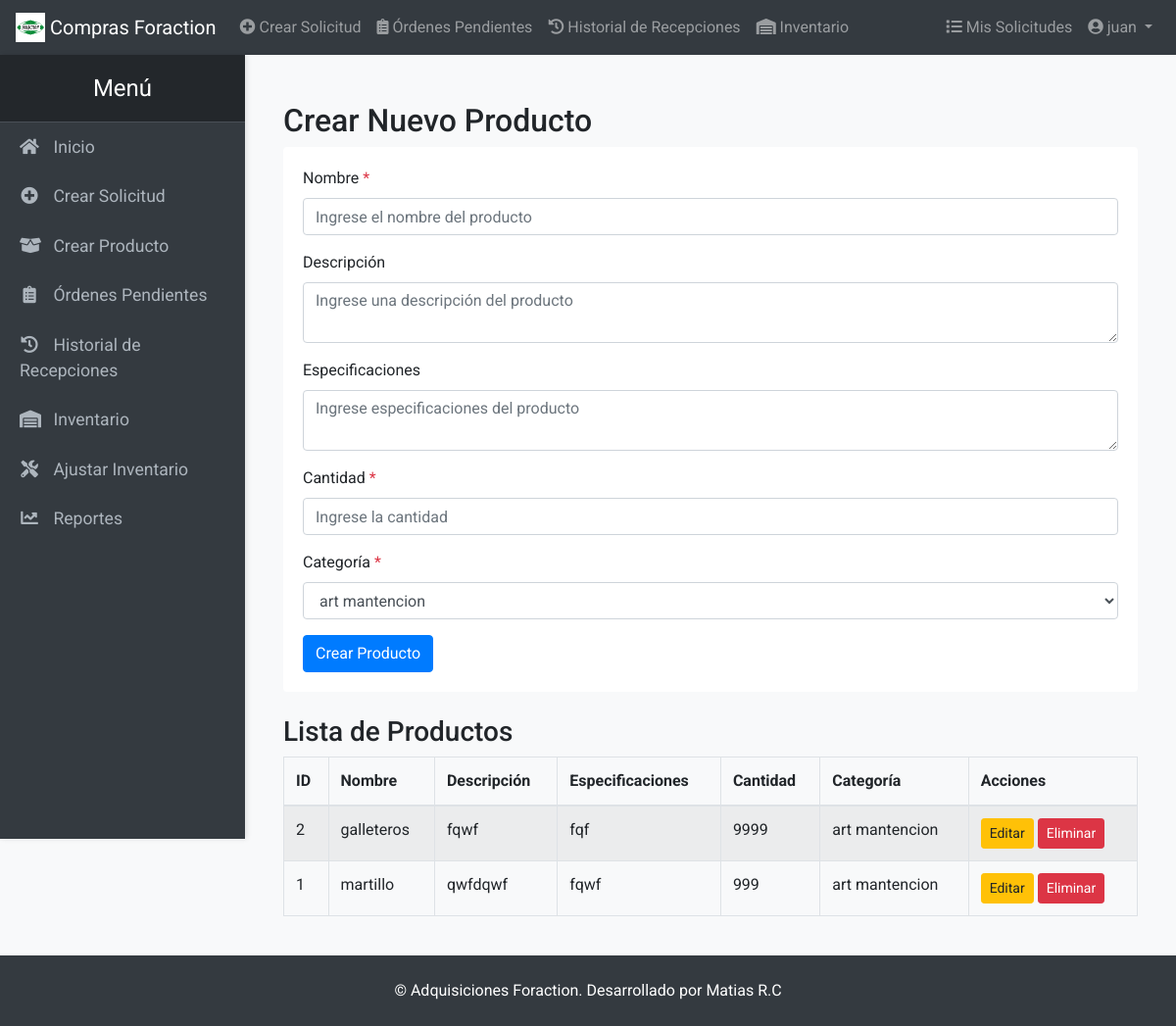
/crear_producto (signed in), run on the app's committed database.
### models.py (models this page shows, shortened)
class Usuario(db.Model, UserMixin):
    __tablename__ = 'usuarios'
    id = db.Column(db.Integer, primary_key=True)
    nombre_usuario = db.Column(db.String(150), unique=True, nullable=False)
    correo = db.Column(db.String(150), unique=True, nullable=False)
    contraseña_hash = db.Column(db.String(128), nullable=False)
    rol = db.Column(db.String(50), nullable=False)  # Roles: usuario, revisor, supervisor, admin, bodeguero
    proveedores = db.relationship('Proveedor', back_populates='creador', cascade='all, delete-orphan')
    solicitudes = db.relationship('Solicitud', back_populates='solicitante', cascade='all, delete-orphan')
    aprobaciones = db.relationship('Aprobacion', back_populates='revisador', cascade='all, delete-orphan')
    ordenes_compra_recibidas = db.relationship('OrdenCompra', back_populates='usuario_recepcion', foreign_keys='OrdenCompra.recibido_por')
    recepciones = db.relationship('Recepcion', back_populates='usuario', lazy=True)  # Relación con Recepcion

class Producto(db.Model):
    __tablename__ = 'productos'
    id = db.Column(db.Integer, primary_key=True)
    nombre = db.Column(db.String(150), nullable=False, unique=True, index=True)
    descripcion = db.Column(db.Text, nullable=True)
    especificaciones = db.Column(db.Text, nullable=True)
    cantidad = db.Column(db.Integer, nullable=False, default=1)
    categoria_id = db.Column(db.Integer, db.ForeignKey('categorias.id'), nullable=False)
    inventario = db.relationship('Inventario', backref='producto', uselist=False)
    categoria = db.relationship('Categoria', back_populates='productos')
    productos_solicitudes = db.relationship('ProductoSolicitud', back_populates='producto', cascade='all, delete-orphan')
    productos_proveedores = db.relationship('ProductoProveedor', back_populates='producto', cascade='all, delete-orphan')

class Categoria(db.Model):
    __tablename__ = 'categorias'
    id = db.Column(db.Integer, primary_key=True)
    nombre = db.Column(db.String(150), nullable=False, unique=True)
    descripcion = db.Column(db.Text, nullable=True)
    productos = db.relationship('Producto', back_populates='categoria', cascade='all, delete-orphan')

### routes.py (the view, shortened to what this page needs)
@main.route('/crear_producto', methods=['GET', 'POST'])
@login_required
@roles_required('solicitante', 'revisor', 'admin','bodeguero')  # Permite creación para estos roles
def crear_producto():
    form = ProductoForm()
    eliminar_form = DeleteForm()  # Instanciar DeleteForm
    categorias = Categoria.query.order_by(Categoria.nombre).all()
    form.categoria.choices = [(c.id, c.nombre) for c in categorias]
    productos = Producto.query.order_by(Producto.id.desc()).all()
    return render_template('crear_producto.html', form=form, productos=productos, eliminar_form=eliminar_form)

### forms.py (shortened to what this page needs)
class ProductoForm(FlaskForm):
    nombre = StringField('Nombre', validators=[DataRequired(), Length(max=150)])
    descripcion = TextAreaField('Descripción', validators=[Length(max=500)])
    especificaciones = TextAreaField('Especificaciones', validators=[Length(max=1000)])
    cantidad = IntegerField('Cantidad', validators=[DataRequired(), NumberRange(min=1)])
    submit = SubmitField('Crear Producto')
    categoria = SelectField('Categoría', validators=[DataRequired()], coerce=int)

class DeleteForm(FlaskForm):
    id = HiddenField('ID', validators=[DataRequired()])
    submit = SubmitField('Eliminar')

### routes.py (called while the page is built)
@main.app_context_processor
def add_calculation_functions():
    def calcular_precio_total(solicitud, proveedor):
        total = sum(
            pp.precio_ofrecido * pp.cantidad
            for pp in solicitud.productos_proveedores
            if pp.proveedor_id == proveedor.id and pp.precio_ofrecido is not None
        )
        return total
    def calcular_tiempo_entrega(solicitud, proveedor):
        tiempos = [
            pp.tiempo_estimado_envio
            for pp in solicitud.productos_proveedores
            if pp.proveedor_id == proveedor.id and pp.tiempo_estimado_envio is not None
        ]
        return max(tiempos) if tiempos else None
    return dict(
        calcular_precio_total=calcular_precio_total,
        calcular_tiempo_entrega=calcular_tiempo_entrega
    )

### templates/crear_producto.html (shortened to what this page needs)
{% extends 'base.html' %}
{% block content %}
<div class="container mt-4">
    <h2>Crear Nuevo Producto</h2>
    <div class="card mb-4">
        <div class="card-body">
            <form method="POST" action="{{ url_for('main.crear_producto') }}">
                <div class="form-group">
                    {{ form.nombre.label(class="form-label") }}
                    <span class="text-danger">*</span>
                    {{ form.nombre(class="form-control", placeholder="Ingrese el nombre del producto") }}
                </div>
                <div class="form-group">
                    {{ form.descripcion.label(class="form-label") }}
                    {{ form.descripcion(class="form-control", placeholder="Ingrese una descripción del producto") }}
                </div>
                <div class="form-group">
                    {{ form.especificaciones.label(class="form-label") }}
                    {{ form.especificaciones(class="form-control", placeholder="Ingrese especificaciones del producto") }}
                </div>
                <div class="form-group">
                    {{ form.cantidad.label(class="form-label") }}
                    <span class="text-danger">*</span>
                    {{ form.cantidad(class="form-control", min="1", placeholder="Ingrese la cantidad") }}
                </div>
                <div class="form-group">
                    {{ form.categoria.label(class="form-label") }}
                    <span class="text-danger">*</span>
                    {{ form.categoria(class="form-control") }}
                </div>
                <button type="submit" class="btn btn-primary">{{ form.submit.label.text }}</button>
            </form>
        </div>
    </div>
    <h3>Lista de Productos</h3>
    <table id="productosTable" class="table table-striped table-bordered">
        <thead>
            <tr>
                <th>ID</th>
                <th>Nombre</th>
                <th>Descripción</th>
                <th>Especificaciones</th>
                <th>Cantidad</th>
                <th>Categoría</th>
                <th>Acciones</th>
            </tr>
        </thead>
        <tbody>
            {% for producto in productos %}
                <tr>
                    <td>{{ producto.id }}</td>
                    <td>{{ producto.nombre }}</td>
                    <td>{{ producto.descripcion }}</td>
                    <td>{{ producto.especificaciones }}</td>
                    <td>{{ producto.cantidad }}</td>
                    <td>{{ producto.categoria.nombre }}</td>
                    <td>
                        <a href="{{ url_for('main.editar_producto', producto_id=producto.id) }}" class="btn btn-warning btn-sm">Editar</a>
                        <form method="POST" action="{{ url_for('main.eliminar_producto', producto_id=producto.id) }}" style="display:inline;">
                            <button type="submit" class="btn btn-danger btn-sm" onclick="return confirm('¿Estás seguro de eliminar este producto?');">Eliminar</button>
                        </form>
                    </td>
                </tr>
            {% endfor %}
        </tbody>
    </table>
</div>
<link rel="stylesheet" href="https://cdn.datatables.net/1.13.4/css/jquery.dataTables.min.css">
<link rel="stylesheet" href="https://cdn.datatables.net/1.13.4/css/dataTables.bootstrap4.min.css">
{% endblock %}

### templates/base.html (shortened to what this page needs)
<!DOCTYPE html>
<html lang="es">
<head>
    <link href="https://stackpath.bootstrapcdn.com/bootstrap/4.5.2/css/bootstrap.min.css" rel="stylesheet">
    <link href="https://cdnjs.cloudflare.com/ajax/libs/font-awesome/5.15.3/css/all.min.css" rel="stylesheet">
    <link href="{{ url_for('static', filename='css/custom.css') }}" rel="stylesheet">
</head>
<body>
    <div class="d-flex flex-column min-vh-100">
        <nav class="navbar navbar-expand-lg navbar-dark bg-dark">
            <a class="navbar-brand" href="{{ url_for('main.index') }}">
                <img src="{{ url_for('static', filename='logo.png') }}" width="30" height="30" class="d-inline-block align-top" alt="Logo" loading="lazy">
                Compras Foraction
            </a>
            <div class="collapse navbar-collapse" id="navbarNav">
                <ul class="navbar-nav mr-auto">
                    {% if current_user.is_authenticated %}
                        <li class="nav-item">
                            <a class="nav-link" href="{{ url_for('main.crear_solicitud') }}">
                                <i class="fas fa-plus-circle"></i> Crear Solicitud
                            </a>
                        </li>
                        {% if current_user.rol == 'bodeguero' %}
                            <li class="nav-item">
                                <a class="nav-link" href="{{ url_for('main.ordenes_pendientes') }}">
                                    <i class="fas fa-clipboard-list"></i> Órdenes Pendientes
                                </a>
                            </li>
                            <li class="nav-item">
                                <a class="nav-link" href="{{ url_for('main.historial_recepciones') }}">
                                    <i class="fas fa-history"></i> Historial de Recepciones
                                </a>
                            </li>
                            <li class="nav-item">
                                <a class="nav-link" href="{{ url_for('main.inventario') }}">
                                    <i class="fas fa-warehouse"></i> Inventario
                                </a>
                            </li>
                        {% endif %}
                    {% endif %}
                </ul>
                <ul class="navbar-nav ml-auto">
                    {% if current_user.is_authenticated %}
                        <li class="nav-item">
                            <a class="nav-link" href="{{ url_for('main.mis_solicitudes') }}">
                                <i class="fas fa-list"></i> Mis Solicitudes
                            </a>
                        </li>
                        <li class="nav-item dropdown">
                            <a class="nav-link dropdown-toggle" href="#" id="perfilDropdown" role="button" data-toggle="dropdown" aria-haspopup="true" aria-expanded="false">
                                <i class="fas fa-user-circle"></i> {{ current_user.nombre_usuario }}
                            </a>
                        </li>
                    {% endif %}
                </ul>
            </div>
        </nav>
        <div class="d-flex flex-grow-1">
            <nav id="sidebar" class="bg-dark">
                <div class="sidebar-heading">Menú</div>
                <ul class="list-unstyled components">
                    <li>
                        <a href="{{ url_for('main.index') }}"><i class="fas fa-home"></i> Inicio</a>
                    </li>
                    {% if current_user.is_authenticated %}
                        <li>
                            <a href="{{ url_for('main.crear_solicitud') }}"><i class="fas fa-plus-circle"></i> Crear Solicitud</a>
                        </li>
                        {% if current_user.rol in ['solicitante', 'revisor','bodeguero'] %}
                            <li>
                                <a href="{{ url_for('main.crear_producto') }}"><i class="fas fa-box-open"></i> Crear Producto</a>
                            </li>
                        {% endif %}
                        {% if current_user.rol == 'bodeguero' %}
                            <li>
                                <a href="{{ url_for('main.ordenes_pendientes') }}"><i class="fas fa-clipboard-list"></i> Órdenes Pendientes</a>
                            </li>
                            <li>
                                <a href="{{ url_for('main.historial_recepciones') }}"><i class="fas fa-history"></i> Historial de Recepciones</a>
                            </li>
                            <li class="nav-item">
                                <a class="nav-link" href="{{ url_for('main.inventario') }}">
                                    <i class="fas fa-warehouse"></i> Inventario
                                </a>
                            </li>
                            <li class="nav-item">
                                <a class="nav-link" href="{{ url_for('main.ajustar_inventario') }}">
                                    <i class="fas fa-tools"></i> Ajustar Inventario
                                </a>
                            </li>
                            <li class="nav-item">
                                <a class="nav-link" href="{{ url_for('main.reportes_inventario') }}">
                                    <i class="fas fa-chart-line"></i> Reportes
                                </a>
                            </li>
                        {% endif %}
                    {% endif %}
                </ul>
            </nav>
            <main class="flex-grow-1 p-4">
                {% block content %}{% endblock %}
            </main>
        </div>
        <footer class="bg-dark text-white p-4 text-center mt-auto">
            &copy; {{ current_year }} Adquisiciones Foraction. Desarrollado por Matias R.C
        </footer>
    </div>
</body>
</html>

### static/css/custom.css (style rules this page uses)
body { font-family: 'Roboto', sans-serif; background-color: #f8f9fa; }
#sidebar { width: 250px; min-width: 250px; max-width: 250px; height: 100vh; position: fixed; top: 56px; left: 0; background: #343a40; color: #fff; transition: all 0.3s; box-shadow: 2px 0 5px rgba(0,0,0,0.1); overflow-y: auto; z-index: 1000; }
#sidebar .sidebar-heading { padding: 1rem; font-size: 1.5rem; text-align: center; background: #23272b; border-bottom: 1px solid #495057; }
#sidebar .components { padding: 0; margin: 0; list-style: none; }
#sidebar .components li a { padding: 12px 20px; font-size: 1.1rem; display: block; color: #adb5bd; transition: all 0.3s; }
#sidebar .components li a i { margin-right: 10px; width: 20px; text-align: center; }
main { margin-left: 250px; transition: all 0.3s; }
footer { background-color: #343a40; color: white; }
.card { border: none; }

### data on the page
Usuario: nombre_usuario "juan"
Producto: id "2", nombre "galleteros", descripcion "fqwf", especificaciones "fqf", cantidad "9999", categoria.nombre "art mantencion"
Producto: id "1", nombre "martillo", descripcion "qwfdqwf", especificaciones "fqwf", cantidad "999", categoria.nombre "art mantencion"
